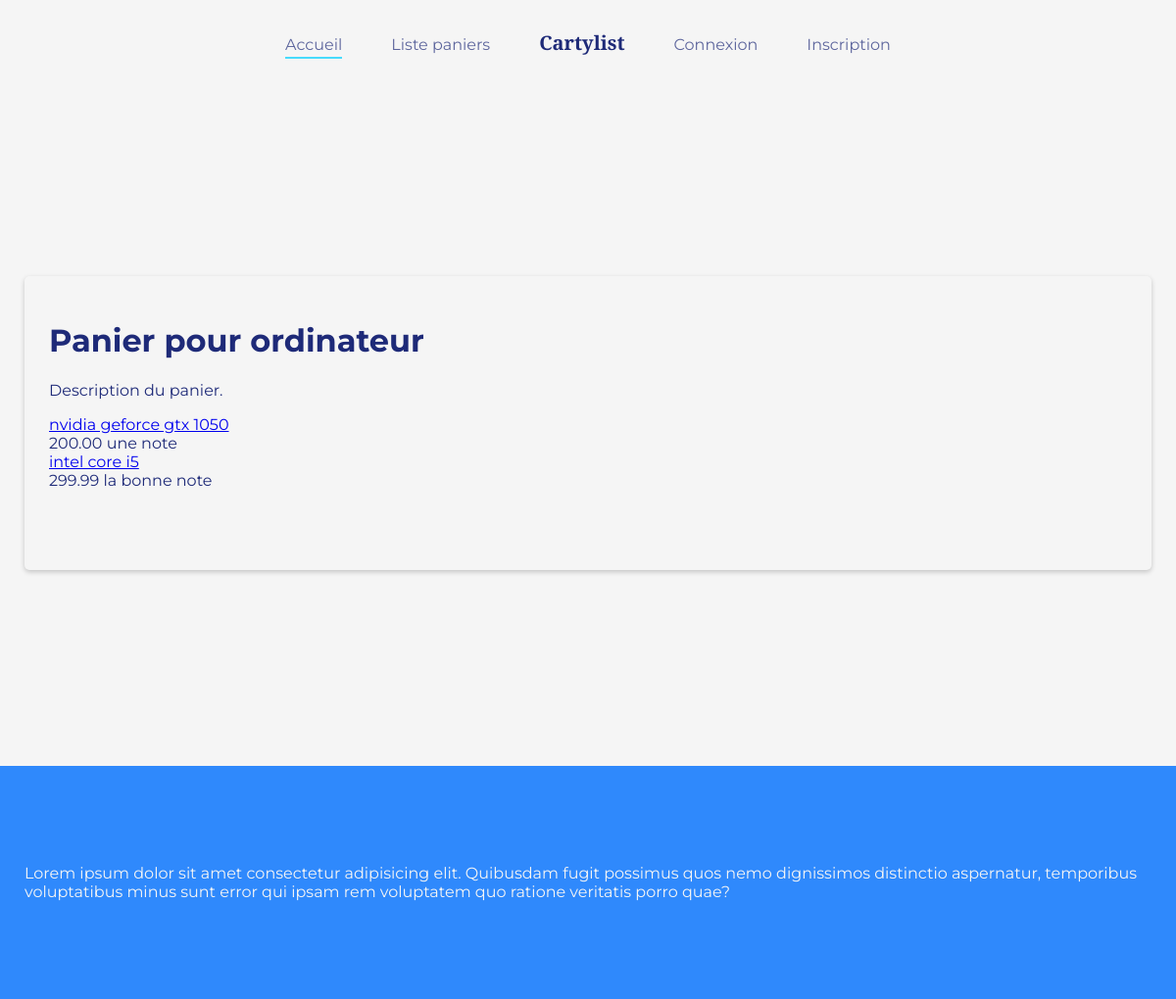
The page /public/vues/details_panier.php?id=2 on the database its author committed.
### tables this page shows
CREATE TABLE `panier` (
  `id` int(11) NOT NULL AUTO_INCREMENT,
  `nom` text NOT NULL,

  PRIMARY KEY (`id`)
);

CREATE TABLE `article` (
  `id` int(11) NOT NULL AUTO_INCREMENT,
  `panier` int(11) NOT NULL,
  `nom` text NOT NULL,
  `prix` decimal(7,2) DEFAULT NULL,
  `adresse` varchar(255) DEFAULT NULL,
  `notes` text DEFAULT NULL,
  

  PRIMARY KEY (`id`)
);

### public/vues/details_panier.php (the view, shortened to what this page needs)
<?php
try {
	$bdd = new PDO($DSN, $USAGER, $MDP);
	$idPanier = filter_var($_GET['id'],FILTER_VALIDATE_INT);
	$sqlPanier = "SELECT * FROM panier WHERE panier.id = $idPanier";
	$demandePanier = $bdd->prepare($sqlPanier);
	$demandePanier->execute();
	$panier = $demandePanier->fetch(PDO::FETCH_ASSOC);
	$sqlArticles = "SELECT * FROM article WHERE article.panier = $idPanier";
	$demandeArticles = $bdd->prepare($sqlArticles);
	$demandeArticles->execute();
	$articles = $demandeArticles->fetchAll(PDO::FETCH_ASSOC);
} catch(PDOException $e) {
	echo '<br>' . $e->getMessage() . '<br>';
}
?>
<?php include "./includes/header.php" ?>
	<main>
		<div class="conteneur-centre-page">
			<div class="conteneur panier-affichage">
				<h1><?= $panier["nom"] ?></h1>
				<p>Description du panier.</p>
				<div class="liste-articles">
				<?php foreach($articles as $article) { ?>
					<div class="article">
						<a href="<?= $article["adresse"] ?>"><?= $article["nom"] ?></a><br />
						<span class="article-prix"><?= $article["prix"] ?></span>
						<span class="article-notes"><?= $article["notes"] ?></span>
					</div>
				<?php } ?>
				</div>
			</div>
		</div>
	</main>
<?php include "./includes/footer.php" ?>

### public/css/style.css (style rules this page uses)
:root { --primaire-sombre: #1e2a78; --primaire-claire: #f5f5f5; --secondaire-claire: #00d1ff; --secondaire-sombre: #2f89fc; --accent-claire: #ff4d7c; --accent: #ff1f5a; --accent-sombre: #e6003c; --police-regu: 'Montserrat', sans-serif; --police-special: 'Playfair Display', serif; }
*,*::before,::after { box-sizing: border-box; }
body { margin: 0; font-family: var(--police-regu); color: var(--primaire-sombre); background-color: var(--primaire-claire); }
.conteneur { padding: 25px; box-shadow: 0 2px 5px 0px rgba(0, 0, 0, 0.2); border-radius: 5px; }
.conteneur-centre-page { max-width: 1200px; margin: 0 auto; padding: 0 25px; }
.panier-affichage { margin: 200px 0; min-height: 300px; }

### rows shown on the page
panier: nom "Panier pour ordinateur"
article: nom "nvidia geforce gtx 1050", prix "200.00", notes "une note"
article: nom "intel core i5", prix "299.99", notes "la bonne note"
